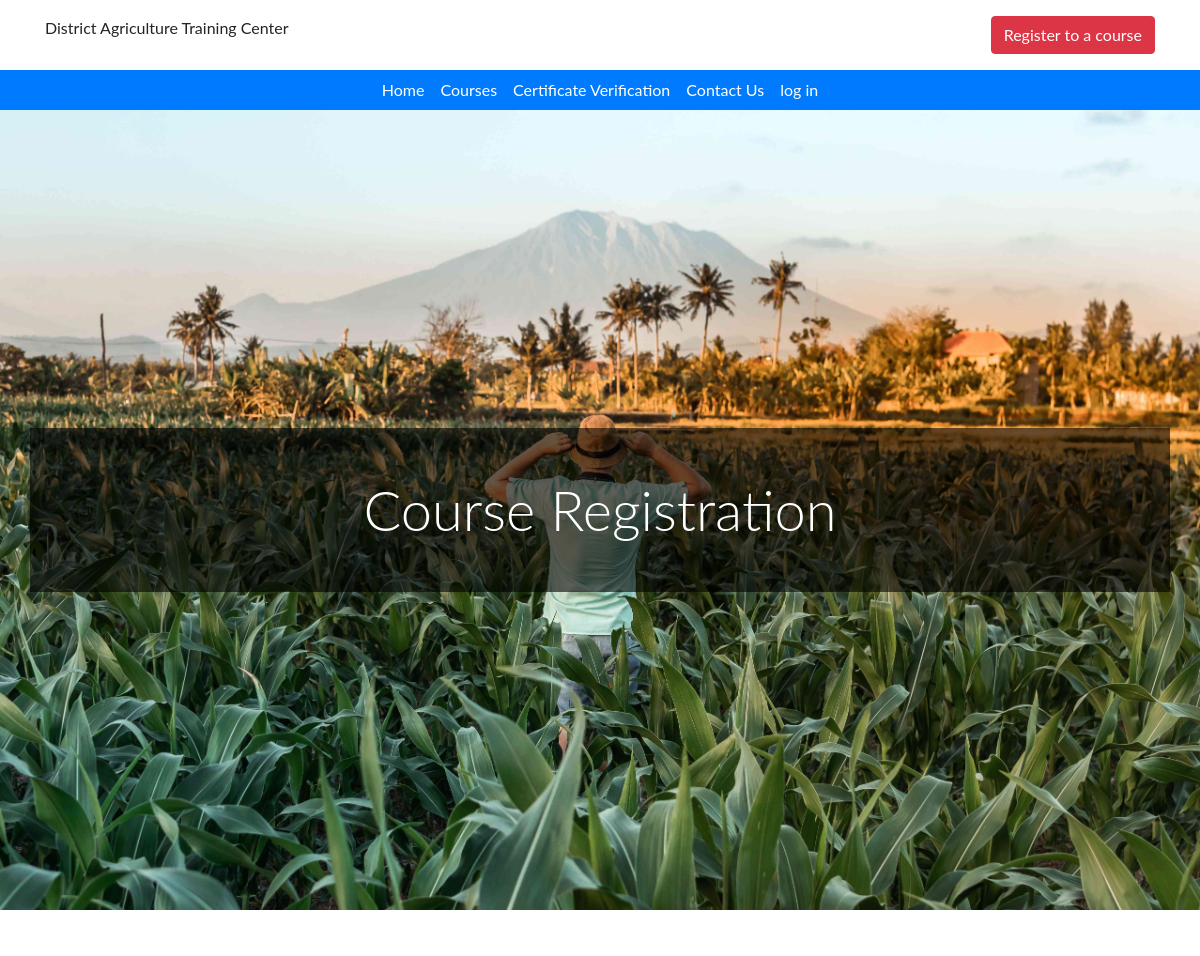
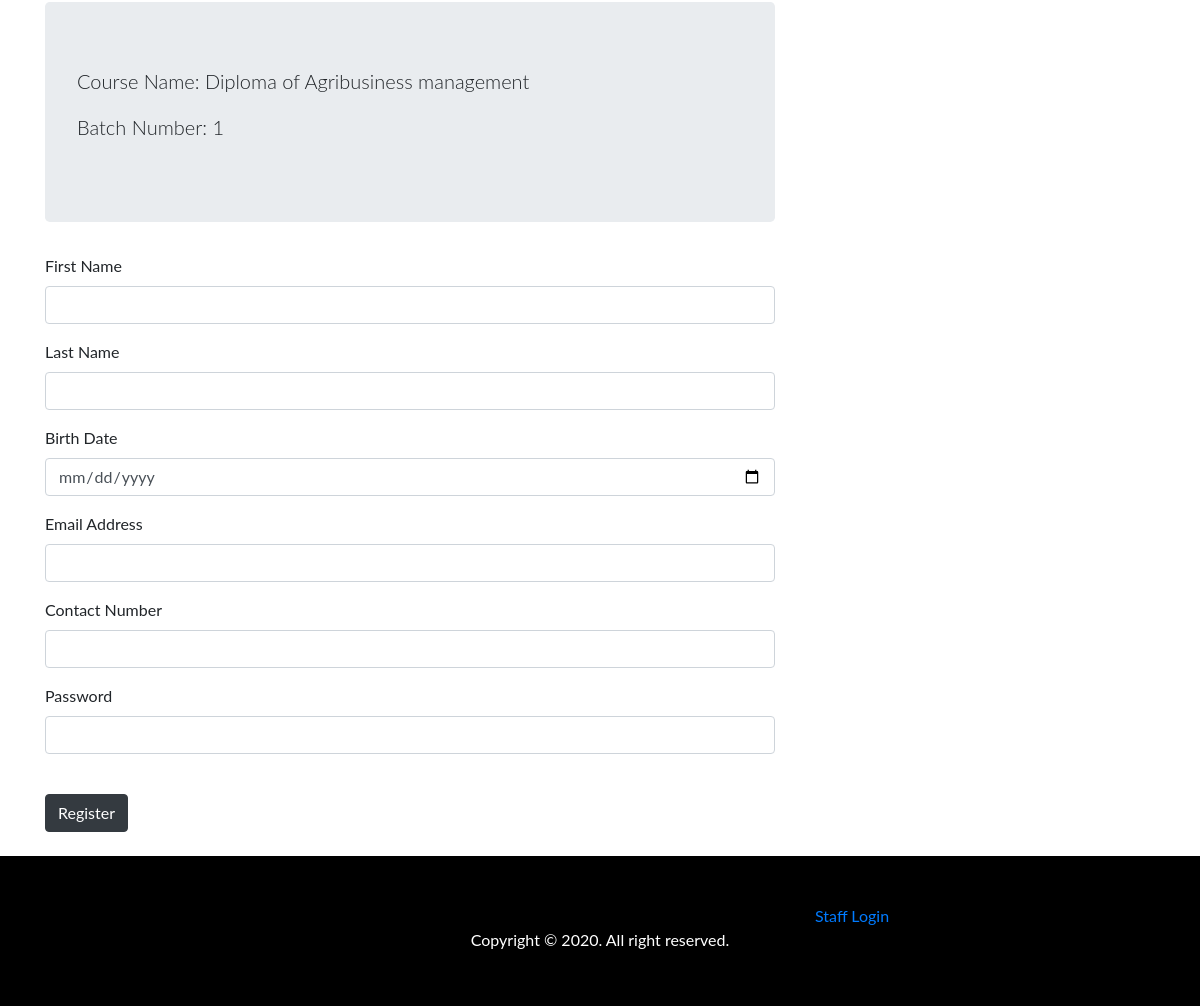
The app's page /user/veiwRegister/1/1 with its own data (2 pictures, top to bottom).
### tables this page shows
CREATE TABLE `course_table` (
  `course_id` int(11) NOT NULL,
  `course_name` varchar(255) NOT NULL,
  `course_description` text NOT NULL,
  `course_fee` text NOT NULL,
  `state` enum('active','inactive','delete') NOT NULL,
  `staff_id` int(11) NOT NULL,
  `course_type` enum('diploma','threedays','oneday') NOT NULL,
  `submit_date` date NOT NULL
);

CREATE TABLE `batch_table` (
  `batch_id` int(11) NOT NULL,
  `course_id` int(11) NOT NULL,
  `staff_id` int(11) NOT NULL,
  `batch_number` char(3) NOT NULL,
  `create_date` date NOT NULL,
  `commence_date` date NOT NULL,
  `tentitive_close_date` date NOT NULL,
  `close_date` date DEFAULT NULL,
  `discription` varchar(255) NOT NULL,
  `state` enum('active','complete','inactive') NOT NULL
);

### application/controllers/user.php (called while the page is built, shortened)
<?php
Class User extends CI_Controller {
    public function __construct() {
		$this->load->helper('captcha');
		$this->load->helper('form');
		$this->load->library('form_validation');
		$this->load->library('session');
		$this->load->helper('url');
		$this->load->model('user_model');
		$this->load->model('search_model');
		$this->load->model('trainer_model');
		$this->load->model('attendance_model');
	}
public function veiwRegister($coursId,$batchId){
	$result_course = $this->user_model->read_active_course_byid($coursId);
	$result_batch = $this->user_model->read_active_batch_byid($batchId);
	$data['student_register_to_course'] = 0;
	$data['course_detail'] = $result_course;
	$data['batch_detail'] = $result_batch;
	$this->load->view('register',$data);
}
}
?>

### index.php (called while the page is built, shortened)
<?php
require_once BASEPATH.'core/CodeIgniter.php';

### application/models/user_model.php (called while the page is built, shortened)
<?php
class User_model extends CI_Model
{
     public function read_active_course_byid($data){
        $condition = "course_id = " . "'" . $data . "' AND state = 'active'";
        $this->db->select('*');
        $this->db->from('course_table');
        $this->db->where($condition);
        $this->db->limit(1);
        $query = $this->db->get();
        if($query->num_rows() > 0){
            return $query->result();
        }else{
            return false;
        }
     }
    public function read_active_batch_byid($data){
        $condition = "batch_id = " . "'" . $data . "' AND state = 'active'";
        $this->db->select('*');
        $this->db->from('batch_table');
        $this->db->where($condition);
        $this->db->limit(1);
        $query = $this->db->get();
        if($query->num_rows() > 0){
            return $query->result();
        }else{
            return false;
        }
     }
}

### application/views/register.php (the view, shortened to what this page needs)
<body>
  <header class="bg-primary py-5 mb-5 banner">
    <div class="container h-100">
      <div class="row h-100 align-items-center">
        <div class="col-lg-12 banner-content-wrapper">
          <h1 class="display-4 text-white my-5 mb-2 text-center">Course Registration</h1>
        </div>
      </div>
    </div>
  </header>
  <div class="container">
    <div class="row">
      <div class="col-8">
        <div class="jumbotron">
          <p class="lead"><?php echo 'Course Name: ' . $course_detail[0]->course_name; ?></p>
          <p class="lead"><?php echo 'Batch Number: ' . $batch_detail[0]->batch_number; ?></p>
        </div>
        <?php
        if($this->session->userdata('user_detail') && $this->session->userdata('user_detail')['type'] == 'student'){
          if($student_register_to_course == 0){
            echo '<a href="'.base_url('user/studentRegisterOnline/' . $course_detail[0]->course_id . '/' . $batch_detail[0]->batch_id) .'" class="btn btn-primary">Confirm to Register</a> ';
          }else{
            echo '<div class="alert alert-danger" role="alert">';
              echo "already registerd to this batch";
            echo '</div>';
          }
         }else{
        echo form_open('user/studentRegisterOnline/' . $course_detail[0]->course_id . '/' . $batch_detail[0]->batch_id);
        ?>
        <div class="form-group">
          <label>First Name</label>
          <input type="text" class="form-control" name="firstname">
        </div>
        <div class="form-group">
          <label>Last Name</label>
          <input type="text" class="form-control" name="lastname">
        </div>
        <div class="form-group">
          <label>Birth Date</label>
          <input type="date" class="form-control" name="bdate">
        </div>
        <div class="form-group">
          <label>Email Address</label>
          <input type="email" class="form-control" name="email">
        </div>
        <div class="form-group">
          <label>Contact Number</label>
          <input type="tel" class="form-control" name="telephone">
        </div>
        <div class="form-group">
          <label>Password</label>
          <input type="password" class="form-control" name="password">
        </div>
        <input type="submit" class="btn btn-dark my-4" value="Register">
        <?php
        echo form_close();
        }
        ?>
      </div>
    </div>
  </div>

### assets/css/style.css (style rules this page uses)
.banner { height: 100vh; min-height: 500px; background-image: url('../img/slider/back-image.jpg'); background-size: cover; background-position: center; background-repeat: no-repeat; }
.banner-content-wrapper { background-color:rgba(0,0,0,.6); }
body { font-family: "Lato", sans-serif; }

### records on screen
course_table: course_name "Diploma of Agribusiness management"
batch_table: batch_number "1"
